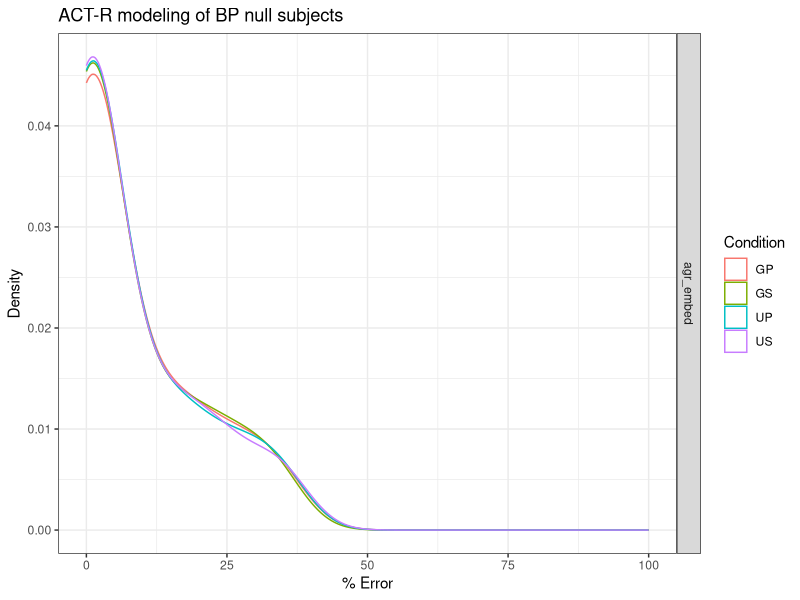

Write R code to recreate this figure. (Note: this script raises an error after producing the figure.)
library(ggplot2)

data = read.csv("all.runs.txt")

bpns = subset(data, experiment %in% c("BPNS_embed", "BPNS_no_embed"))
bpns$condition = bpns$condition[drop=T]

bpns = subset(bpns, condition != "BAD")
bpns$condition = bpns$condition[drop=T]

agr = subset(data, experiment %in% c("agr_embed", "agr_no_embed"))
agr$condition = agr$condition[drop=T]

#rm this
bpns = subset(bpns, match.penalty == -1)

all_plot  = ggplot(data) + 
           geom_density(aes(model, color=condition)) + 
           facet_grid(experiment ~ .) + 
           scale_x_continuous(limits=c(0,100)) +
           labs(x = "% Error", y = "Density", colour = "Condition", title = "ACT-R modeling of BP null subjects") +
           theme_bw()
#
#bpns_plot = ggplot(bpns) + 
#            geom_density(aes(model, color=condition)) + 
#            facet_grid(. ~ experiment) + 
#            scale_x_continuous(limits=c(0,100)) +
#            labs(x = "% Error", y = "Density", colour = "Condition", title = "ACT-R modeling of BP null subjects") +
#            theme_bw()
            #coord_cartesian(ylim = c(0, 0.1))
#
#agr_plot  = ggplot(agr) + 
#            geom_density(aes(model, color=condition)) + 
#            facet_grid(match.penalty ~ experiment) +
#            scale_x_continuous(limits=c(0,100)) +
#            labs(x = "% Error", y = "Density", colour = "Condition", title = "ACT-R modeling of BP agreement") +
#            theme_bw()




print(bpns_plot)
#print(agr_plot)
print(all_plot)

#cond.gp = subset(lat.m, variable %in% c("V1", "V5", "V9",  "V13", "V17"))
#cond.gp = data.frame(condition="gp", subset(lat.m, variable %in% c("V1", "V5", "V9",  "V13", "V17")))
#cond.gp$variable = cond.gp$variable[drop=T]
#
#cond.gs = subset(lat.m, variable %in% c("V2", "V6", "V10",  "V14", "V18"))
#cond.gs = data.frame(condition="gs", subset(lat.m, variable %in% c("V1", "V5", "V9",  "V13", "V17")))
#cond.gs$variable = cond.gs$variable[drop=T]
#
#cond.up = subset(lat.m, variable %in% c("V3", "V7", "V11",  "V15", "V19"))
#cond.up = data.frame(condition="up", subset(lat.m, variable %in% c("V1", "V5", "V9",  "V13", "V17")))
#cond.up$variable = cond.up$variable[drop=T]
#
#cond.us = subset(lat.m, variable %in% c("V4", "V8", "V12",  "V16", "V20"))
#cond.us = data.frame(condition="us", subset(lat.m, variable %in% c("V1", "V5", "V9",  "V13", "V17")))
#cond.us$variable = cond.us$variable[drop=T]
#
#latency = rbind(cond.gp, cond.gs, cond.up, cond.us)
#latency = data.frame(latency, params=1:5)
